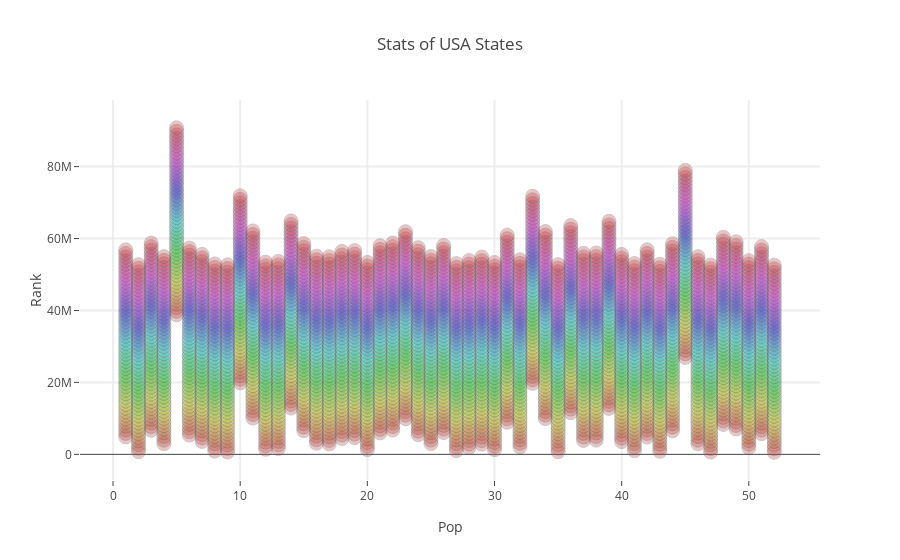

Source (notebook cell):
### Code cell
import plotly.plotly as py
import plotly.graph_objs as go
import random
import numpy as np
import pandas as pd

l= []
y= []
data= pd.read_csv("https://raw.githubusercontent.com/plotly/datasets/master/2014_usa_states.csv")
# Setting colors for plot.
N= 53
c= ['hsl('+str(h)+',50%'+',50%)' for h in np.linspace(0, 360, N)]

for i in range(int(N)):
    y.append((2000+i))
    trace0= go.Scatter(
        x= data['rank'],
        y= data['pop']+(i*1000000),
        mode= 'markers',
        marker= dict(size= 14,
                    line= dict(width=1),
                    color= c[i],
                    opacity= 0.3
                   ),name= y[i],
        text= data['state']) # The hover text goes here... 
    l.append(trace0);

layout= go.Layout(
    title= 'Stats of USA States',
    hovermode= 'closest',
    xaxis= dict(
        title= 'Pop',
        ticklen= 5,
        zeroline= False,
        gridwidth= 2,
    ),
    yaxis=dict(
        title= 'Rank',
        ticklen= 5,
        gridwidth= 2,
    ),
    showlegend= False
)
fig= go.Figure(data=l, layout=layout)
plotly.offline.iplot(fig)
